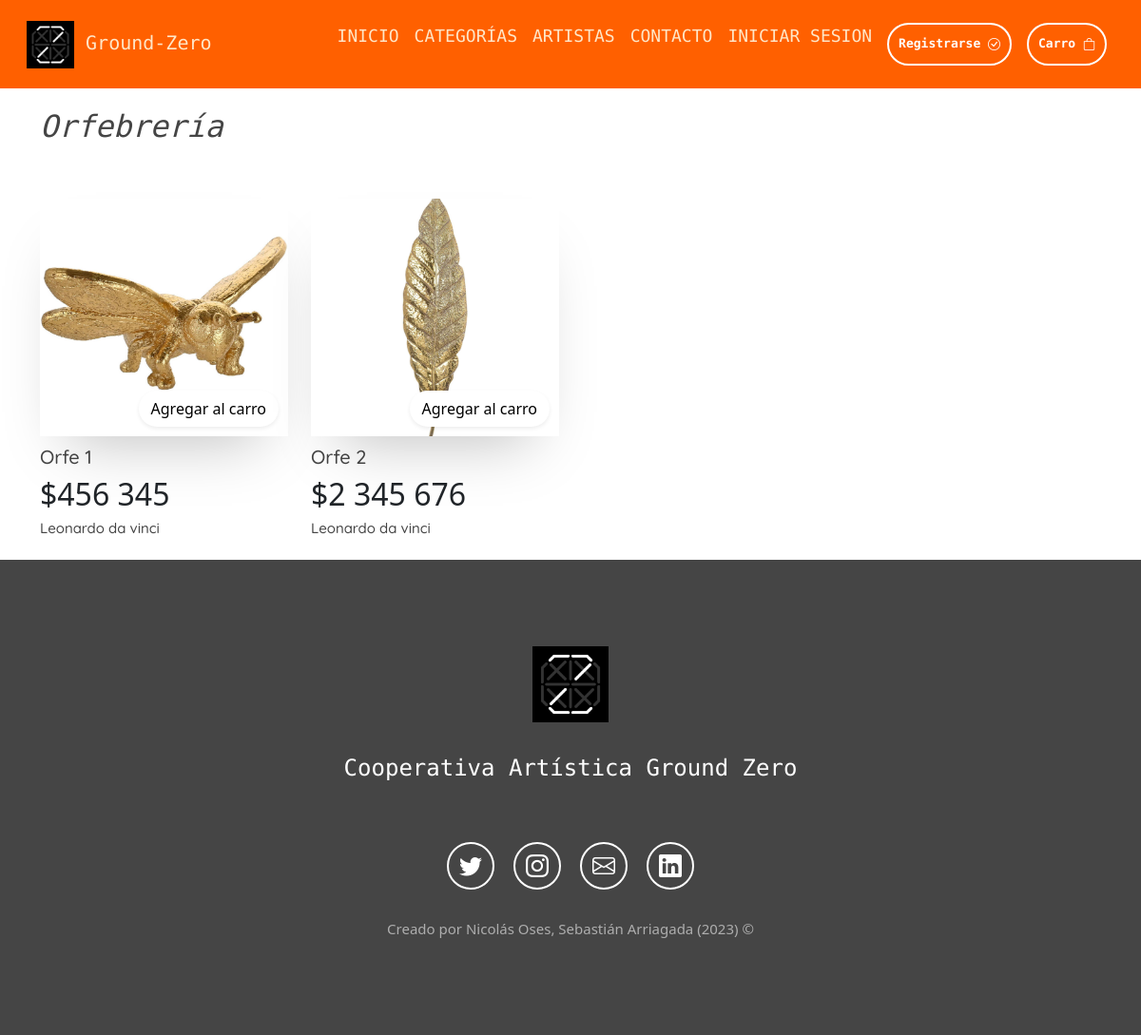
/orfebreria/, run on an earlier commit of the app's database.
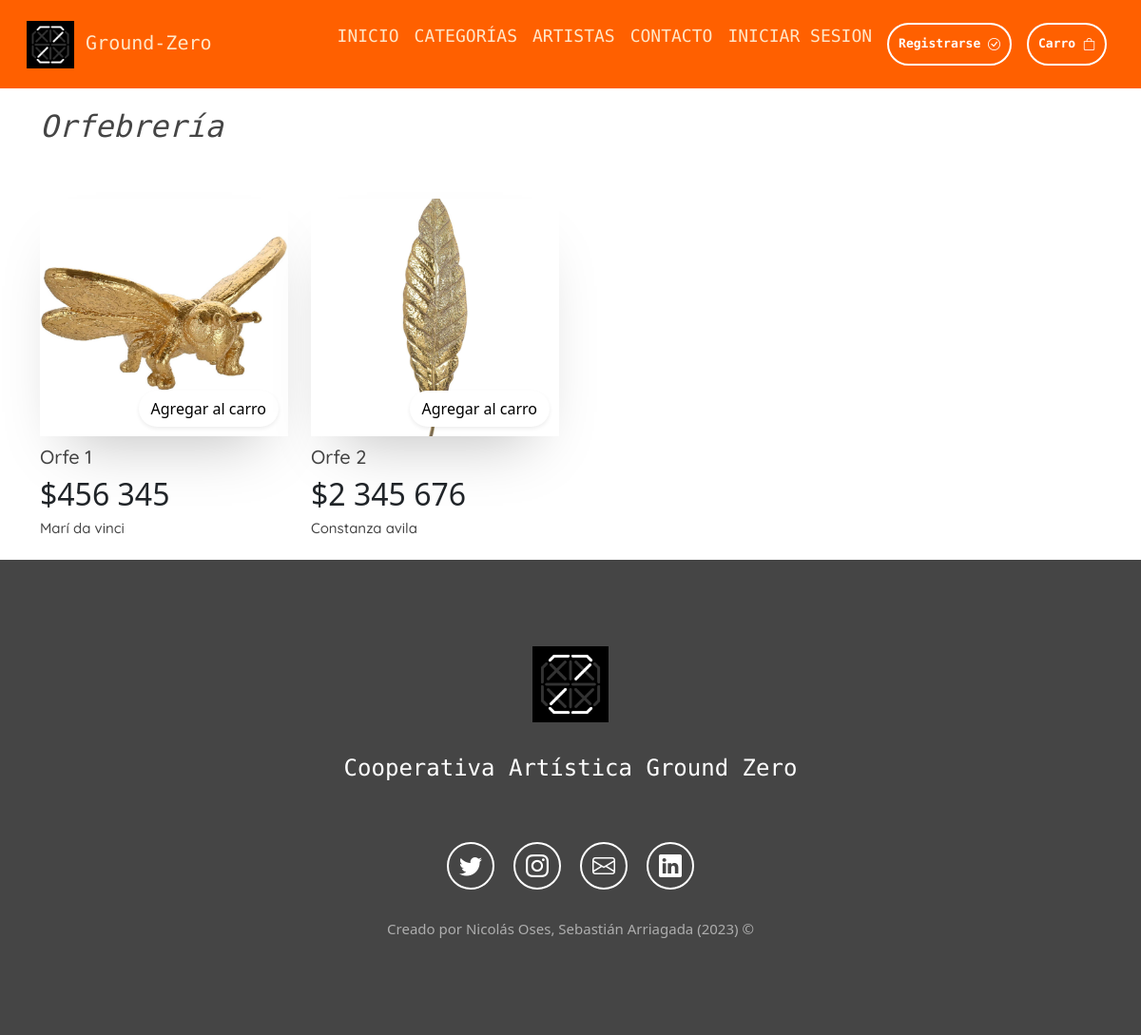
And on a later commit of the database.
### aplicacion/models.py (models this page shows, shortened)
class Obra(models.Model):
    titulo            = models.CharField(max_length=50)
    precio            = models.IntegerField()
    descripcion       = models.TextField()
    fecha_publicacion = models.DateField()
    imagen            = models.ImageField(upload_to="productos", null = True)
    url               = models.CharField(max_length=50, blank=True, null= True)
    categoria         = models.ForeignKey(Categoria, on_delete = models.PROTECT)
    artista           = models.ForeignKey(Artista, on_delete = models.PROTECT)

class Artista(models.Model):
  rut              = models.CharField(primary_key=True, max_length=10)
  nombre           = models.CharField(max_length=20)
  apellido_paterno = models.CharField(max_length=20)
  apellido_materno = models.CharField(max_length=20)
  fecha_nacimiento = models.DateField(blank=False, null=False)
  telefono         = models.CharField(max_length=20)
  email            = models.EmailField(unique=True, max_length=80, blank=True, null=True)
  direccion        = models.CharField(max_length=80, blank=True, null=True)
  activo           = models.BooleanField()
  def __str__(self):
    return str(self.nombre)+" "+str(self.apellido_paterno)

### aplicacion/views.py (the view)
# urls.py: path('orfebreria/', views.orfebreria, name='orfebreria'),
def orfebreria(request):
    orfebreria = Obra.objects.raw('SELECT * FROM aplicacion_obra WHERE categoria_id = 2')
    data = {
        'orfebreria': orfebreria
    }
    return render(request, 'app/plantillas/categorias/orfebreria.html', data)

### aplicacion/context_processor.py (called while the page is built)
def total_carrito(request):
    total = 0
    cantidadTotal = 0
    if request.user.is_authenticated:
        if 'carrito' in request.session.keys():
            for key, value in request.session['carrito'].items():
                total += int(value['acumulado'])
                cantidadTotal += int(value['cantidad'])
    return {'total_carrito': total, 'cantidad_total': cantidadTotal}

### aplicacion/templates/app/plantillas/categorias/orfebreria.html (shortened to what this page needs)
{% extends 'app/base.html' %}
{% load static %}
{% load humanize %}
{% block contenido %}
<section>
  <div class="container mt-3">
    <div class="row mb-5">
      <h2 class="obras-sub-title">Orfebrería</h2>
    </div>
    <div class="row mb-3">
      {% for o in orfebreria %}
      <div class="col-12 col-md-3">
        <div class="product-box">
          <div class="product-inner-box position-relative obras-zoom">
            {% if o.imagen %}
            <a href="{% url 'detalle_producto' o.id %}">
              <img src="{{ o.imagen.url }}" alt="Pintura" class="img-fluid">
            </a>
            {% else %}
            <img src="{% static 'app/img/logo/logo.png'%}" alt="" class="img-fluid">
            {% endif %}
            <div class="cart-btn">
              <button class="btn btn-white shadow-sm rounded-pill">
                <a href="{% url 'agregar_carrito' o.id %}" style="text-decoration: none; color: black;">
                  Agregar al carro
                </a>
              </button>
            </div>
          </div>
          <div class="product-info">
            <div class="product-name">
              <h2>{{ o.titulo | title }}</h2>
            </div>
            <div class="precio">
              <h2>${{ o.precio | intcomma }}</h2>
            </div>
            <div class="artist-name">
              <h3>{{ o.artista | capfirst }}</h3>
            </div>
          </div>
        </div>
      </div>
      {% endfor %}
</section>
{% endblock %}

What changed in the data, as far as the page shows it:
changed through a linked row, Obra "Orfe 1": artista "Leonardo da vinci" → "Marí da vinci"
changed Obra "Orfe 2": artista "Leonardo da vinci" → "Constanza avila"
